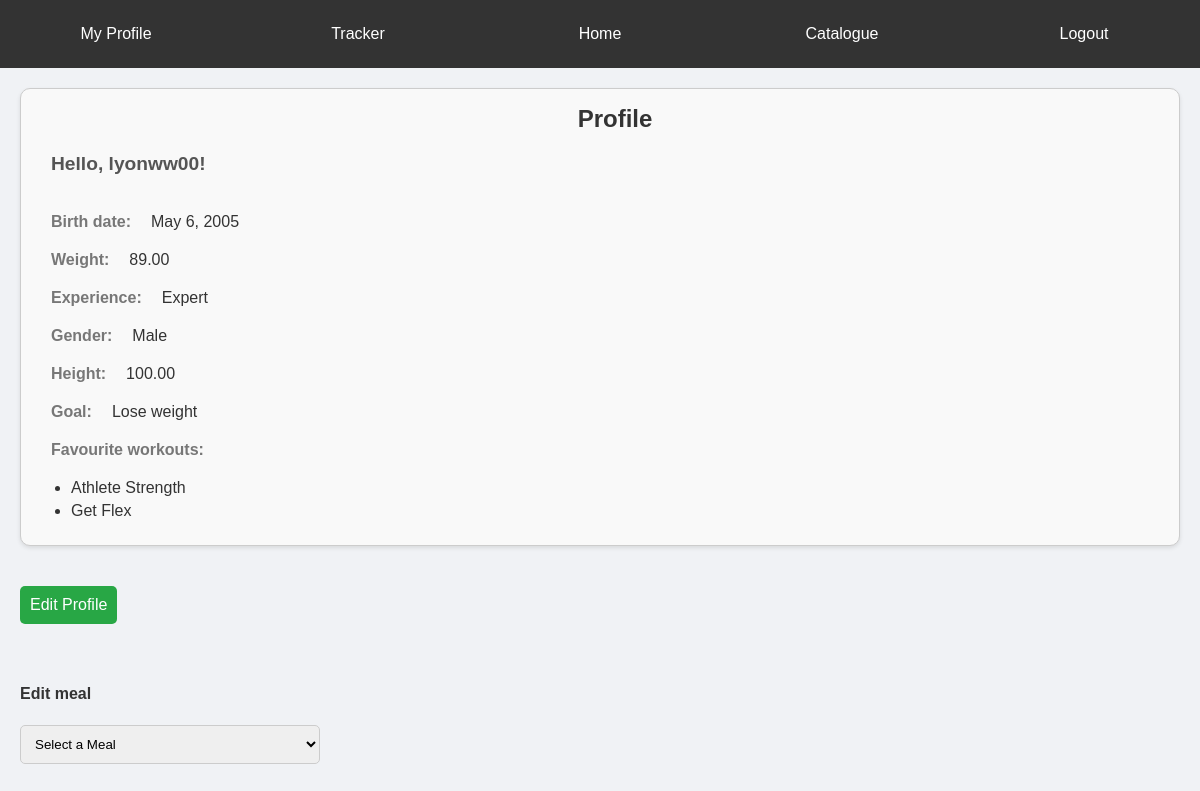
Before: /fitnessTracker/profile/ (signed in) with the older database file.
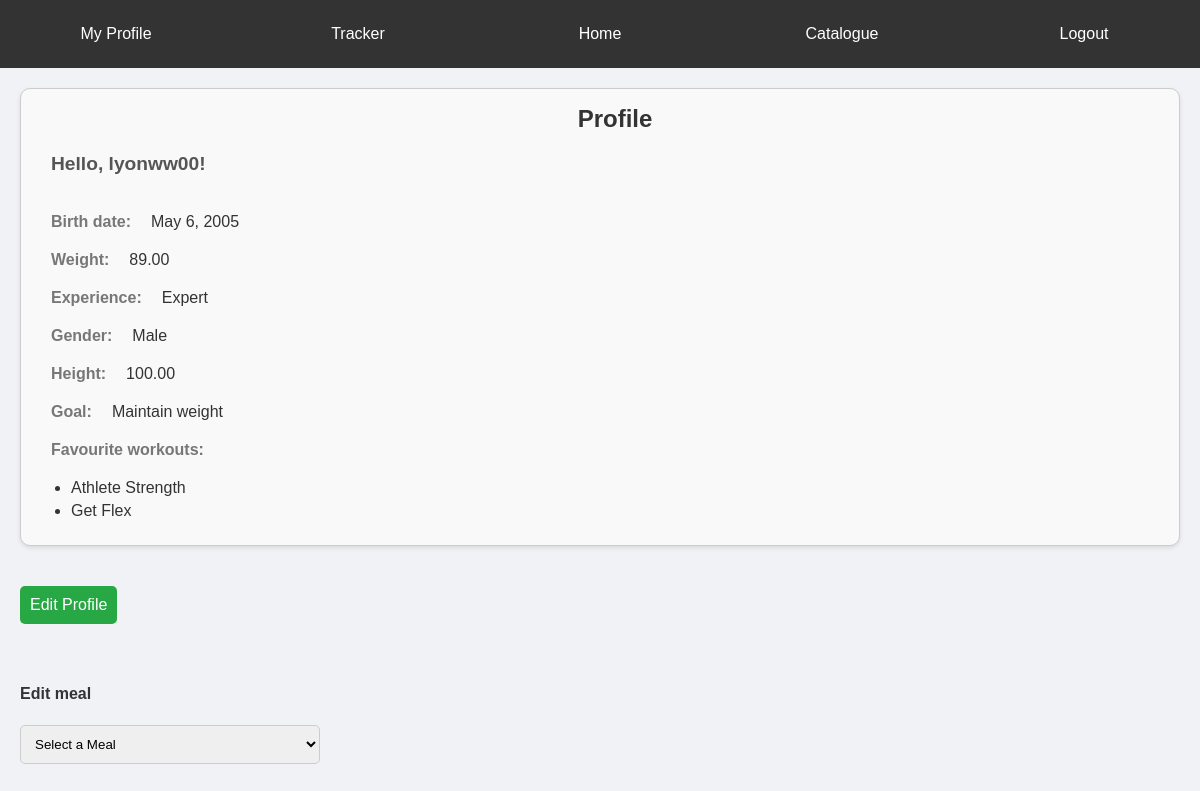
After: the same page with the newer database file.
### fitnessTracker/models.py (models this page shows, shortened)
class UserProfile(models.Model):
    user = models.OneToOneField(User, on_delete=models.CASCADE)
    BEGINNER = "Beginner"
    INTERMEDIATE = "Intermediate"
    EXPERT = "Expert"
    EXERCISE_CHOICES = [
        (BEGINNER, "Beginner"),
        (INTERMEDIATE, "Intermediate"),
        (EXPERT, "Expert")
    ]
    MALE = "Male"
    FEMALE = "Female"
    GENDER_CHOICES = [
        (MALE, "Male"),
        (FEMALE, "Female")
    ]
    LOSE_WEIGHT = "Lose weight"
    MAINTAIN_WEIGHT = "Maintain weight"
    GAIN_WEIGHT = "Gain weight"
    GOAL_CHOICES = [
       (LOSE_WEIGHT, "Lose weight"),
       (MAINTAIN_WEIGHT, "Maintain weight"),
       (GAIN_WEIGHT, "Gain weight")
    ]
    birth_date = models.DateField(null=True, blank=True)
    gender = models.CharField(max_length=20, choices=GENDER_CHOICES, null=True, blank=True)
    experience = models.CharField(max_length=20, choices=EXERCISE_CHOICES, default=BEGINNER)
    weight = models.DecimalField(max_digits=10, decimal_places=2, null=True, blank=True)
    height = models.DecimalField(max_digits=10, decimal_places=2, null=True, blank=True)
    goal = models.CharField(max_length=20, choices=GOAL_CHOICES, null=True, blank=True)
    favourites = models.ManyToManyField(Workout)

### fitnessTracker/views.py (the view)
# urls.py: path('profile/', views.profile, name='profile'),
@login_required
def profile(request):
    context_dict ={}
    user = request.user
    context_dict['user'] = user
    context_dict['userProfile'] = UserProfile.objects.get(user = user)
    context_dict['meals'] = Meal.objects.filter(user=request.user)
    return render(request, 'fitnessTracker/profile.html', context=context_dict)

### templates/fitnessTracker/profile.html (shortened to what this page needs)
<!DOCTYPE html>
<html>
    {% extends 'fitnessTracker/base.html' %}
    {% load static %}
    {% block body_block %}
        <div class="profile-section">
                <h1>Profile</h1>
                <h2>Hello, {{ user.username }}!</h2>
                <br>
                <h4>Birth date:</h4><p id="birth_date">{{ userProfile.birth_date }}</p>
                <br>
                <h4>Weight:</h4><p id="weight">{{ userProfile.weight }}</p>
                <br>
                <h4>Experience:</h4><p id="experience">{{ userProfile.experience }}</p>
                <br>
                <h4>Gender:</h4><p id="gender">{{ userProfile.gender }}</p>
                <br>
                <h4>Height:</h4><p id="height">{{ userProfile.height }}</p>
                <br>
                <h4 id="goal">Goal: </h4><p>{{ userProfile.goal }}</p>
                <br>
                <h4>Favourite workouts:</h4>
                <ul>
                    {% for workout in userProfile.favourites.all %}
                        <li>{{ workout.name }}</li>
                    {% endfor %}
                </ul>
        </div>
        <button id="edit">Edit Profile</button>
        <div class="meal-section">
            <h4>Edit meal</h4>
            <select id="meal-select">
                <option value="">Select a Meal</option>
            </select>
        </div>
    {% endblock %}

Changed rows visible on the page:
changed UserProfile "Expert": goal "Lose weight" → "Maintain weight"
